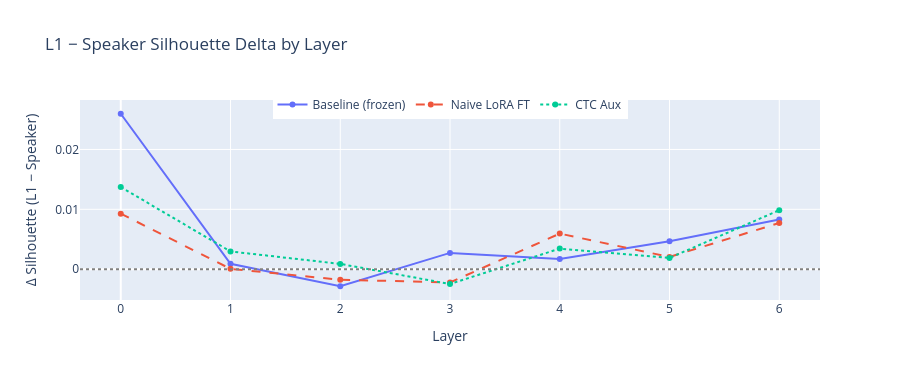

Source (notebook cell):
### Code cell
# ── 5b. L1 − Speaker silhouette: group-level vs speaker-level accent ──────────
display(HTML("<h4>L1 − Speaker Silhouette Delta</h4>"))
display(HTML('<p style="color:#888">'
             "Positive = accent encoded as group-level structure beyond speaker identity. "
             "Near zero = accent is a proxy for speaker ID.</p>"))

fig = go.Figure()
for key in MODELS:
    l1  = df[(df["model"] == key) & (df["label_type"] == "l1")].sort_values("layer")
    spk = df[(df["model"] == key) & (df["label_type"] == "speaker")].sort_values("layer")
    delta = l1["silhouette"].values - spk["silhouette"].values
    s = MODEL_STYLES.get(key, {})
    fig.add_trace(go.Scatter(
        x=LAYERS, y=delta.tolist(), name=s.get("label", key),
        mode="lines+markers",
        line=dict(color=s.get("color"), dash=s.get("dash"), width=2),
    ))
fig.add_hline(y=0, line_dash="dot", line_color="gray")
fig.update_layout(title="L1 − Speaker Silhouette Delta by Layer", height=380,
                  legend=dict(orientation="h", y=1.05, xanchor="center", x=0.5))
fig.update_xaxes(title_text="Layer")
fig.update_yaxes(title_text="Δ Silhouette (L1 − Speaker)")
fig.show()

### Figure 1 — Plotly figure (JSON) as saved in the notebook; plotly's stock layout.template omitted (floating-point values rounded to 4 significant figures)
{"data": [{"line": {"color": "#636EFA", "dash": "solid", "width": 2}, "mode": "lines+markers", "name": "Baseline (frozen)", "type": "scatter", "x": [0, 1, 2, 3, 4, 5, 6], "y": [0.02597, 0.0008961, -0.002857, 0.002718, 0.001709, 0.004667, 0.008283]}, {"line": {"color": "#EF553B", "dash": "dash", "width": 2}, "mode": "lines+markers", "name": "Naive LoRA FT", "type": "scatter", "x": [0, 1, 2, 3, 4, 5, 6], "y": [0.009269, 4.867e-05, -0.001767, -0.002222, 0.005941, 0.002037, 0.007715]}, {"line": {"color": "#00CC96", "dash": "dot", "width": 2}, "mode": "lines+markers", "name": "CTC Aux", "type": "scatter", "x": [0, 1, 2, 3, 4, 5, 6], "y": [0.01372, 0.002962, 0.0008769, -0.002484, 0.003433, 0.001876, 0.009848]}], "layout": {"height": 380, "legend": {"orientation": "h", "x": 0.5, "xanchor": "center", "y": 1.05}, "shapes": [{"line": {"color": "gray", "dash": "dot"}, "type": "line", "x0": 0, "x1": 1, "xref": "x domain", "y0": 0, "y1": 0, "yref": "y"}], "title": {"text": "L1 − Speaker Silhouette Delta by Layer"}, "xaxis": {"title": {"text": "Layer"}}, "yaxis": {"title": {"text": "Δ Silhouette (L1 − Speaker)"}}}}
